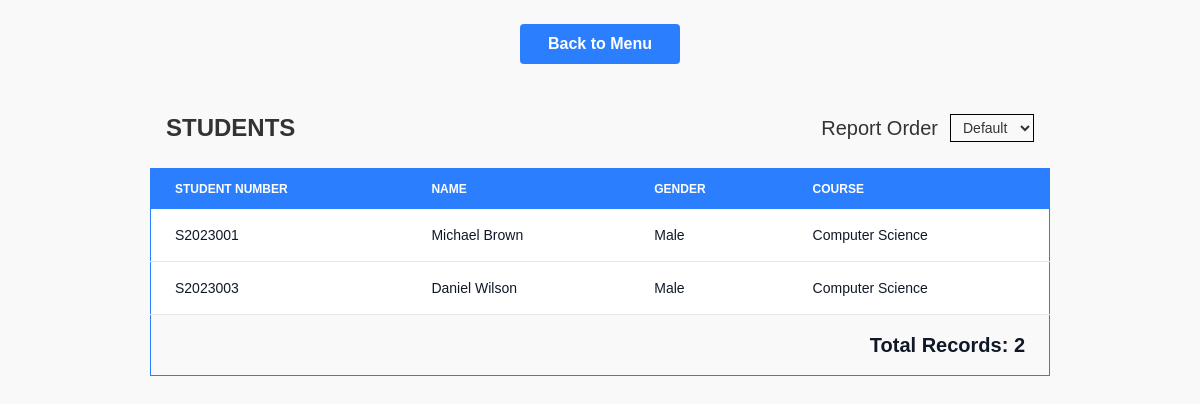
/list.php, run on an earlier commit of the app's database.
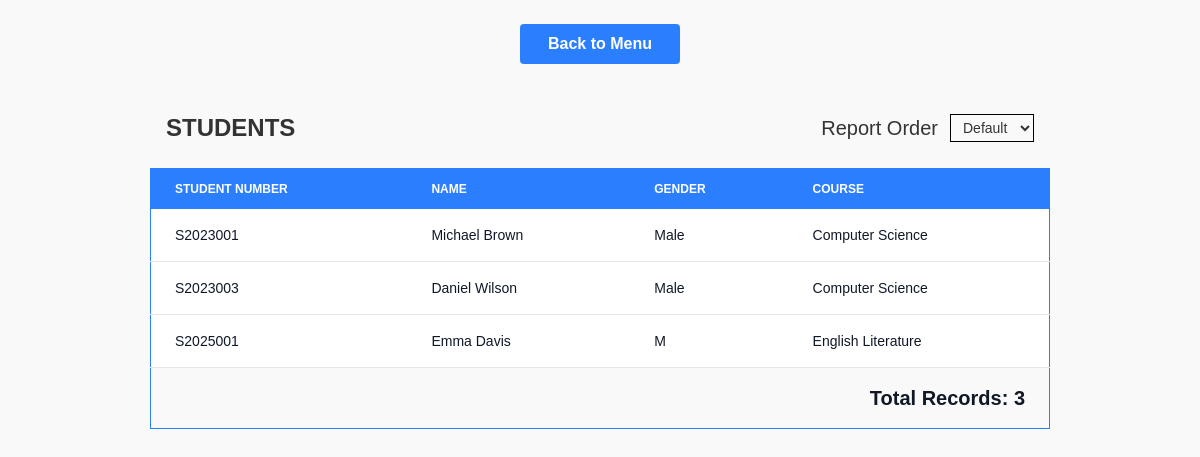
And on a later commit of the database.
### tables this page shows
CREATE TABLE IF NOT EXISTS `students` (
  `student_id` int NOT NULL AUTO_INCREMENT,
  `student_number` varchar(50) NOT NULL DEFAULT '0',
  `name` varchar(100) NOT NULL DEFAULT '0',
  `gender` varchar(10) NOT NULL DEFAULT 'Male',
  `course_id` int NOT NULL DEFAULT '0',
  PRIMARY KEY (`student_id`),
  KEY `FK_students_courses` (`course_id`),
  CONSTRAINT `FK_students_courses` FOREIGN KEY (`course_id`) REFERENCES `courses` (`course_id`) ON DELETE CASCADE ON UPDATE CASCADE
);

CREATE TABLE IF NOT EXISTS `courses` (
  `course_id` int NOT NULL AUTO_INCREMENT,
  `code` varchar(50) DEFAULT NULL,
  `name` varchar(100) DEFAULT NULL,
  PRIMARY KEY (`course_id`)
);

### list.php (the view, shortened to what this page needs)
<?php
require('partials/head.php');
$query = "
    select s.student_id, s.student_number, s.name as student_name, s.gender, c.name as course_name
    from students s
    join courses c on s.course_id = c.course_id
";
$stmt = $connection->prepare($query);
$stmt->execute();
$students = $stmt->fetchAll();
?>
<body x-data="{sort: null}" class="flex justify-content flex-col items-center gap-y-6">
    <button class="bg-blue-500 mt-6 w-40 cursor-pointer text-white font-bold py-2 px-4 rounded">
        <a href="/index.php">Back to Menu</a>
    </button>
    <div class="w-full md:w-3/4 mx-auto px-4 gap-x-4 flex flex-col sm:flex-row justify-between items-start sm:items-center">
        <h1 class="text-2xl font-bold mt-6">STUDENTS</h1>
        <div class="flex flex-col sm:flex-row items-start sm:items-center gap-2 sm:gap-x-3 mt-4 sm:mt-6">
            <h1 class="text-lg sm:text-xl">Report Order</h1>
            <select name="sort" id="sort" @change="window.location.href = `list.php?sort=${$event.target.value}`"
                class="border border-black py-1 px-2 text-sm">
                <option value="">Default</option>
            </select>
        </div>
    </div>
    <div class="w-full flex  md:justify-center overflow-x-auto">
        <table class="w-full min-w-[500px] md:max-w-3/4 text-xs sm:text-sm border border-blue-500 text-left rtl:text-right text-gray-500">
            <thead class="text-xs text-white uppercase bg-blue-500">
                <tr>
                    <th scope="col" class="px-2 sm:px-6 py-3">
                        Student Number
                    </th>
                    <th scope="col" class="px-2 sm:px-6 py-3">
                        Name
                    </th>
                    <th scope="col" class="px-2 sm:px-6 py-3">
                        Gender
                    </th>
                    <th scope="col" class="px-2 sm:px-6 py-3">
                        Course
                    </th>
                </tr>
            </thead>
            <tbody>
                <?php
                foreach ($students as $student) {
                    echo '<tr class="bg-white border-b dark:bg-gray-800 dark:border-gray-700 border-gray-200">';
                    echo '<th scope="row" class="px-2 sm:px-6 py-4 font-medium text-gray-900 dark:text-white break-words">';
                    echo $student['student_number'];
                    echo '</th>';
                    echo '<th scope="row" class="px-2 sm:px-6 py-4 font-medium text-gray-900 dark:text-white break-words">';
                    echo $student['student_name'];
                    echo '</th>';
                    echo '<th scope="row" class="px-2 sm:px-6 py-4 font-medium text-gray-900 dark:text-white break-words">';
                    echo $student['gender'];
                    echo '</th>';
                    echo '<th scope="row" class="px-2 sm:px-6 py-4 font-medium text-gray-900 dark:text-white break-words">';
                    echo $student['course_name'];
                    echo '</th>';
                    echo '</tr>';
                }
                ?>
                <tr>
                    <th scope="row" colspan=4
                        class="px-2 sm:px-6 py-4 text-end text-gray-900 text-lg sm:text-xl font-bold dark:text-white break-words">
                        Total
                        Records: <?= count($students) ?></th>
                </tr>
            </tbody>
        </table>
    </div>
</body>
<?php
require('partials/footer.php')
?>

### partials/head.php (shortened to what this page needs)
<!DOCTYPE html>
<html lang="en">
<head>
    <script src="https://cdn.jsdelivr.net/npm/@tailwindcss/browser@4"></script>
</head>

### partials/footer.php
</html>

### partials/head.php (style rules this page uses)
html, body { height: 100%; margin: 0; padding: 0; font-family: sans-serif; font-weight: 100; background-color: #f9f9f9; color: #333; box-sizing: border-box; }

What changed in the data, as far as the page shows it:
added students: student_number "S2025001", name "Emma Davis", gender "M", course.name "English Literature"
Also different on the page:
count($students): "2" → "3"
